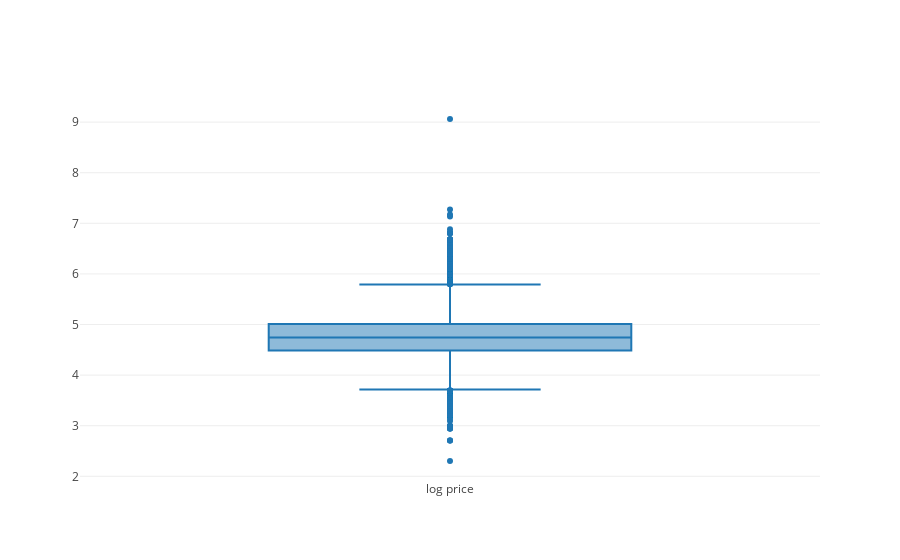

Source (notebook cell):
### Code cell
# price boxplot
trace0 = go.Box(
    y=np.log(df['price']),
    name='log price',
)

data = [trace0]
iplot(data)

### Figure 1 — Plotly figure (JSON) as saved in the notebook; plotly's stock layout.template omitted (floating-point values rounded to 4 significant figures; data arrays with more than 128 entries replaced by an {"elided": "..."} marker saying what was removed)
{"data": [{"name": "log price", "type": "box", "uid": "c0f2a4dd-5371-4968-aa32-e98313c065ec", "y": {"elided": "13849 float values"}}], "layout": {}}
